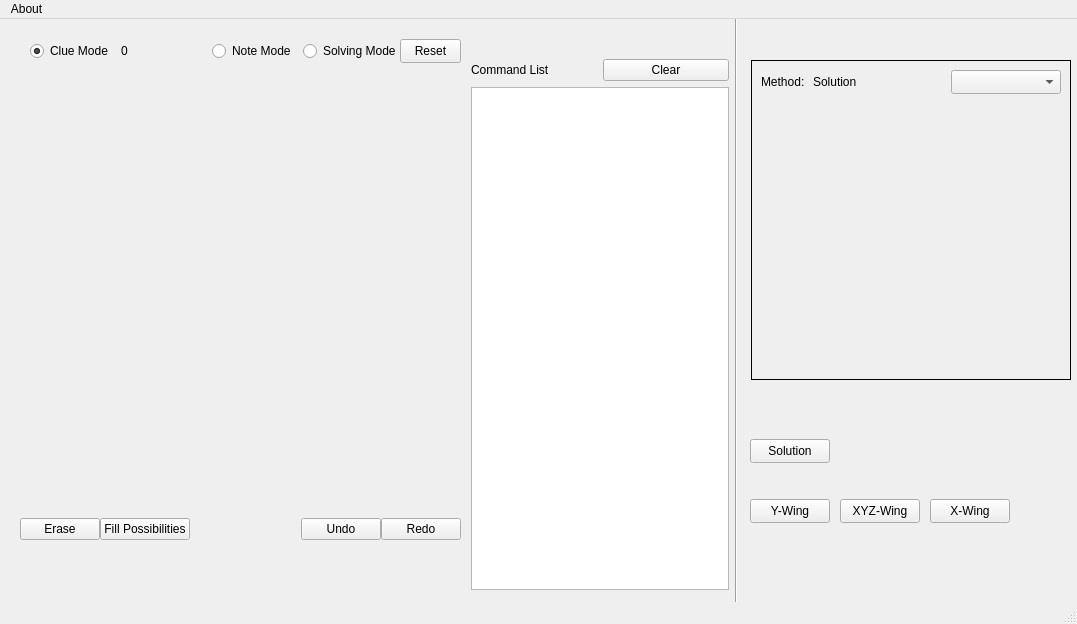
<?xml version="1.0" encoding="UTF-8"?>
<ui version="4.0">
 <class>MainWindow</class>
 <widget class="QMainWindow" name="MainWindow">
  <property name="windowModality">
   <enum>Qt::NonModal</enum>
  </property>
  <property name="geometry">
   <rect>
    <x>0</x>
    <y>0</y>
    <width>1077</width>
    <height>624</height>
   </rect>
  </property>
  <property name="windowTitle">
   <string>Undo Example</string>
  </property>
  <widget class="QWidget" name="centralwidget">
   <widget class="QFrame" name="gridFrame">
    <property name="geometry">
     <rect>
      <x>10</x>
      <y>40</y>
      <width>450</width>
      <height>450</height>
     </rect>
    </property>
    <layout class="QGridLayout" name="gridLayoutSudoku">
     <property name="leftMargin">
      <number>9</number>
     </property>
     <property name="topMargin">
      <number>9</number>
     </property>
     <property name="rightMargin">
      <number>9</number>
     </property>
     <property name="bottomMargin">
      <number>9</number>
     </property>
     <property name="horizontalSpacing">
      <number>6</number>
     </property>
     <property name="verticalSpacing">
      <number>0</number>
     </property>
    </layout>
   </widget>
   <widget class="QWidget" name="horizontalLayoutWidget">
    <property name="geometry">
     <rect>
      <x>10</x>
      <y>530</y>
      <width>451</width>
      <height>41</height>
     </rect>
    </property>
    <layout class="QHBoxLayout" name="layoutKey">
     <property name="spacing">
      <number>0</number>
     </property>
    </layout>
   </widget>
   <widget class="QWidget" name="horizontalLayoutWidget_2">
    <property name="geometry">
     <rect>
      <x>20</x>
      <y>490</y>
      <width>441</width>
      <height>40</height>
     </rect>
    </property>
    <layout class="QHBoxLayout" name="layoutTool">
     <property name="spacing">
      <number>0</number>
     </property>
     <item>
      <widget class="QPushButton" name="buttonErase">
       <property name="text">
        <string>Erase</string>
       </property>
      </widget>
     </item>
     <item>
      <widget class="QPushButton" name="buttonFillPoss">
       <property name="text">
        <string>Fill Possibilities</string>
       </property>
      </widget>
     </item>
     <item>
      <spacer name="horizontalSpacer">
       <property name="orientation">
        <enum>Qt::Horizontal</enum>
       </property>
       <property name="sizeHint" stdset="0">
        <size>
         <width>40</width>
         <height>20</height>
        </size>
       </property>
      </spacer>
     </item>
     <item>
      <widget class="QPushButton" name="buttonUndo">
       <property name="text">
        <string>Undo</string>
       </property>
      </widget>
     </item>
     <item>
      <widget class="QPushButton" name="buttonRedo">
       <property name="text">
        <string>Redo</string>
       </property>
      </widget>
     </item>
    </layout>
   </widget>
   <widget class="QWidget" name="layoutWidget">
    <property name="geometry">
     <rect>
      <x>30</x>
      <y>20</y>
      <width>371</width>
      <height>24</height>
     </rect>
    </property>
    <layout class="QHBoxLayout" name="horizontalLayout">
     <item>
      <widget class="QRadioButton" name="radioButtonClueEntering">
       <property name="text">
        <string>Clue Mode</string>
       </property>
       <property name="checked">
        <bool>true</bool>
       </property>
      </widget>
     </item>
     <item>
      <widget class="QLabel" name="labelClueNumber">
       <property name="text">
        <string>0</string>
       </property>
       <property name="buddy">
        <cstring>radioButtonNoteMode</cstring>
       </property>
      </widget>
     </item>
     <item>
      <widget class="QRadioButton" name="radioButtonNoteMode">
       <property name="text">
        <string>Note Mode</string>
       </property>
       <property name="checked">
        <bool>false</bool>
       </property>
      </widget>
     </item>
     <item>
      <widget class="QRadioButton" name="radioButtonSolvingMode">
       <property name="text">
        <string>Solving Mode</string>
       </property>
       <property name="checked">
        <bool>false</bool>
       </property>
      </widget>
     </item>
    </layout>
   </widget>
   <widget class="QWidget" name="layoutWidget">
    <property name="geometry">
     <rect>
      <x>471</x>
      <y>40</y>
      <width>258</width>
      <height>531</height>
     </rect>
    </property>
    <layout class="QVBoxLayout" name="verticalLayout">
     <item>
      <layout class="QHBoxLayout" name="horizontalLayout_2">
       <item>
        <widget class="QLabel" name="label">
         <property name="text">
          <string>Command List</string>
         </property>
         <property name="buddy">
          <cstring>pushButtonClearUndoView</cstring>
         </property>
        </widget>
       </item>
       <item>
        <widget class="QPushButton" name="pushButtonClearUndoView">
         <property name="text">
          <string>Clear</string>
         </property>
        </widget>
       </item>
      </layout>
     </item>
     <item>
      <widget class="QUndoView" name="undoView"/>
     </item>
    </layout>
   </widget>
   <widget class="QFrame" name="verticalFrame">
    <property name="geometry">
     <rect>
      <x>751</x>
      <y>41</y>
      <width>320</width>
      <height>320</height>
     </rect>
    </property>
    <property name="sizePolicy">
     <sizepolicy hsizetype="Ignored" vsizetype="Maximum">
      <horstretch>0</horstretch>
      <verstretch>0</verstretch>
     </sizepolicy>
    </property>
    <property name="minimumSize">
     <size>
      <width>0</width>
      <height>320</height>
     </size>
    </property>
    <property name="frameShape">
     <enum>QFrame::Box</enum>
    </property>
    <property name="lineWidth">
     <number>1</number>
    </property>
    <layout class="QVBoxLayout" name="verticalLayout_2">
     <property name="spacing">
      <number>0</number>
     </property>
     <property name="sizeConstraint">
      <enum>QLayout::SetMinimumSize</enum>
     </property>
     <property name="leftMargin">
      <number>0</number>
     </property>
     <property name="topMargin">
      <number>0</number>
     </property>
     <property name="rightMargin">
      <number>0</number>
     </property>
     <property name="bottomMargin">
      <number>0</number>
     </property>
     <item>
      <layout class="QHBoxLayout" name="horizontalLayout_4">
       <property name="leftMargin">
        <number>9</number>
       </property>
       <property name="topMargin">
        <number>9</number>
       </property>
       <property name="rightMargin">
        <number>9</number>
       </property>
       <property name="bottomMargin">
        <number>9</number>
       </property>
       <item>
        <widget class="QLabel" name="label_2">
         <property name="minimumSize">
          <size>
           <width>52</width>
           <height>16</height>
          </size>
         </property>
         <property name="maximumSize">
          <size>
           <width>52</width>
           <height>16</height>
          </size>
         </property>
         <property name="text">
          <string>Method: </string>
         </property>
        </widget>
       </item>
       <item>
        <widget class="QLabel" name="labelMethod">
         <property name="minimumSize">
          <size>
           <width>55</width>
           <height>16</height>
          </size>
         </property>
         <property name="maximumSize">
          <size>
           <width>55</width>
           <height>16</height>
          </size>
         </property>
         <property name="text">
          <string>Solution</string>
         </property>
        </widget>
       </item>
       <item>
        <spacer name="horizontalSpacer_2">
         <property name="orientation">
          <enum>Qt::Horizontal</enum>
         </property>
         <property name="sizeType">
          <enum>QSizePolicy::Expanding</enum>
         </property>
         <property name="sizeHint" stdset="0">
          <size>
           <width>17</width>
           <height>17</height>
          </size>
         </property>
        </spacer>
       </item>
       <item>
        <widget class="QComboBox" name="pageComboBox">
         <property name="minimumSize">
          <size>
           <width>110</width>
           <height>0</height>
          </size>
         </property>
         <property name="maximumSize">
          <size>
           <width>120</width>
           <height>24</height>
          </size>
         </property>
        </widget>
       </item>
      </layout>
     </item>
     <item>
      <layout class="QHBoxLayout" name="horizontalLayout_5">
       <property name="spacing">
        <number>2</number>
       </property>
       <property name="leftMargin">
        <number>11</number>
       </property>
       <property name="topMargin">
        <number>0</number>
       </property>
       <property name="rightMargin">
        <number>9</number>
       </property>
       <property name="bottomMargin">
        <number>4</number>
       </property>
       <item>
        <widget class="QLabel" name="labelInfo">
         <property name="text">
          <string/>
         </property>
        </widget>
       </item>
      </layout>
     </item>
    </layout>
   </widget>
   <widget class="QPushButton" name="buttonSolution">
    <property name="geometry">
     <rect>
      <x>750</x>
      <y>420</y>
      <width>80</width>
      <height>24</height>
     </rect>
    </property>
    <property name="text">
     <string>Solution</string>
    </property>
   </widget>
   <widget class="Line" name="line">
    <property name="geometry">
     <rect>
      <x>726</x>
      <y>-30</y>
      <width>20</width>
      <height>631</height>
     </rect>
    </property>
    <property name="sizePolicy">
     <sizepolicy hsizetype="Expanding" vsizetype="Minimum">
      <horstretch>0</horstretch>
      <verstretch>0</verstretch>
     </sizepolicy>
    </property>
    <property name="orientation">
     <enum>Qt::Vertical</enum>
    </property>
   </widget>
   <widget class="QPushButton" name="buttonXYWing">
    <property name="geometry">
     <rect>
      <x>750</x>
      <y>480</y>
      <width>80</width>
      <height>24</height>
     </rect>
    </property>
    <property name="text">
     <string>Y-Wing</string>
    </property>
   </widget>
   <widget class="QPushButton" name="buttonXYZWing">
    <property name="geometry">
     <rect>
      <x>840</x>
      <y>480</y>
      <width>80</width>
      <height>24</height>
     </rect>
    </property>
    <property name="text">
     <string>XYZ-Wing</string>
    </property>
   </widget>
   <widget class="QPushButton" name="buttonReset">
    <property name="geometry">
     <rect>
      <x>400</x>
      <y>20</y>
      <width>61</width>
      <height>24</height>
     </rect>
    </property>
    <property name="text">
     <string>Reset</string>
    </property>
   </widget>
   <widget class="QPushButton" name="buttonXWing">
    <property name="geometry">
     <rect>
      <x>930</x>
      <y>480</y>
      <width>80</width>
      <height>24</height>
     </rect>
    </property>
    <property name="text">
     <string>X-Wing</string>
    </property>
   </widget>
  </widget>
  <widget class="QMenuBar" name="menubar">
   <property name="geometry">
    <rect>
     <x>0</x>
     <y>0</y>
     <width>1077</width>
     <height>21</height>
    </rect>
   </property>
   <widget class="QMenu" name="menuk">
    <property name="title">
     <string>About</string>
    </property>
    <addaction name="separator"/>
    <addaction name="actionlk"/>
   </widget>
   <addaction name="menuk"/>
  </widget>
  <widget class="QStatusBar" name="statusbar"/>
  <action name="actionlk">
   <property name="text">
    <string>About Qt</string>
   </property>
  </action>
 </widget>
 <resources/>
 <connections/>
</ui>
